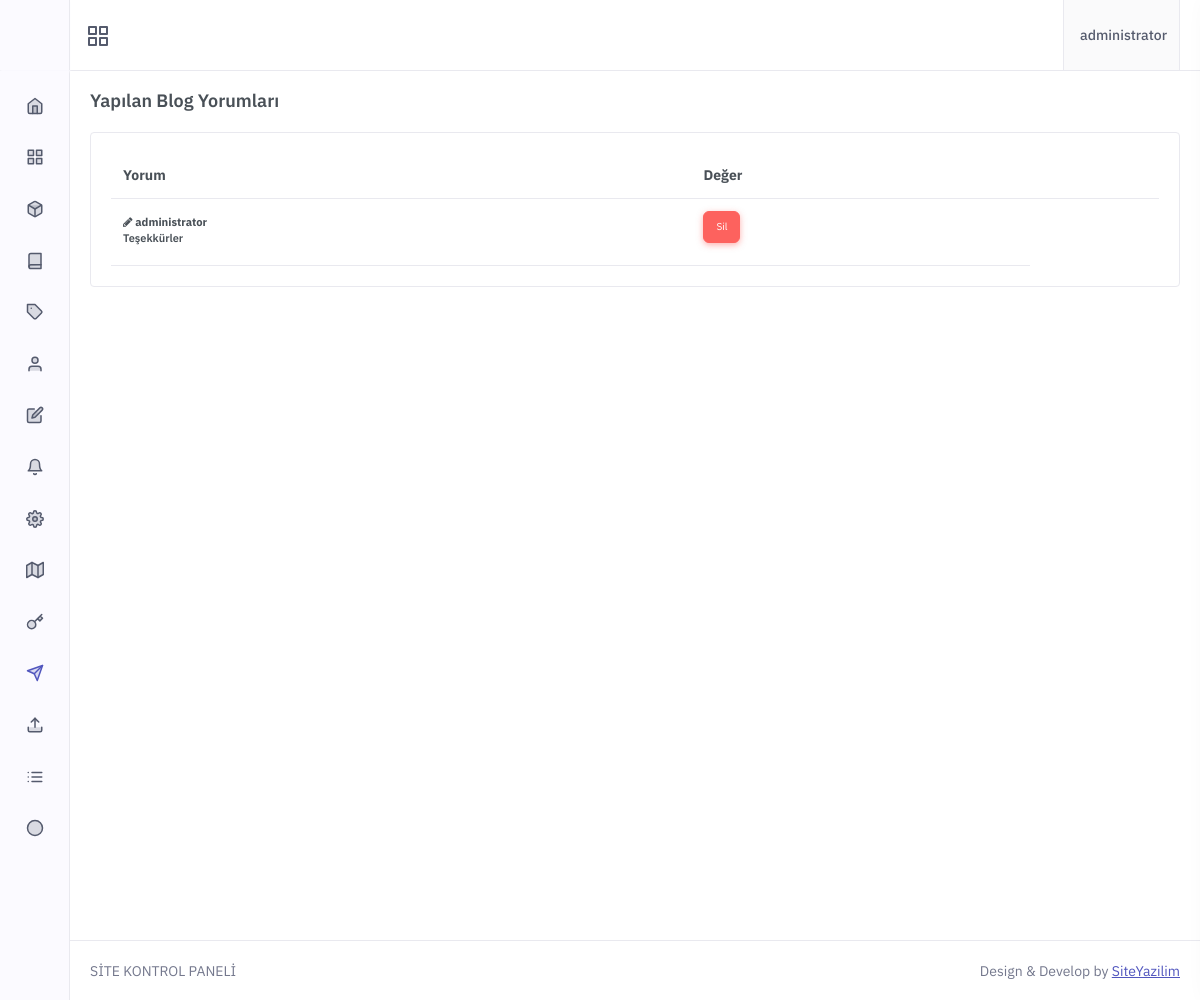
The page /Dosyalar/admin/b-yorumlar.php (signed in) on the database its author committed.
### tables this page shows
CREATE TABLE `uyeler` (
  `id` int(11) NOT NULL,
  `email` varchar(255) NOT NULL,
  `username` varchar(255) NOT NULL,
  `pass` varchar(255) NOT NULL,
  `telefon` varchar(50) NOT NULL,
  `yetki` enum('1','2') NOT NULL DEFAULT '1',
  `bakiye` decimal(20,2) NOT NULL DEFAULT 0.00,
  `tarih` datetime NOT NULL
);

CREATE TABLE `blog_yorumlar` (
  `id` int(11) NOT NULL,
  `ticketid` int(11) NOT NULL,
  `userid` varchar(255) NOT NULL,
  `comment` text NOT NULL
);

### Dosyalar/admin/admin-header.php (called while the page is built, shortened)
<?php
 include'../baglan.php' ;
 if (isset($_SESSION["mail"])) {
 $mail  = $_SESSION["mail"];
 $kbilgi= $vt->query("select * from uyeler where email='$mail'")->fetch();
 if ($kbilgi["yetki"]>0) {
 }  else if($kbilgi["yetki"]==0){ header("Location:../logout.php"); } } elseif(!isset($_SESSION["mail"])){header("Location:admin-login.php");}
?>

### Dosyalar/admin/b-yorumlar.php (the view, shortened to what this page needs)
<?php include 'admin-header.php'; if($kbilgi["yetki"] == 2){ ?>
<?php include 'admin-menu.php';?>
            <div class="main-content">
                <div class="page-content">
                    <div class="container-fluid">
                        <div class="row">
                            <div class="col-12">
                                <div class="page-title-box d-sm-flex align-items-center justify-content-between">
                                    <h4 class="mb-sm-0 font-size-18">Yapılan Blog Yorumları</h4>
                                </div>
                            </div>
                        </div>
		  <div class="row">
					            <div class="col-xl-12">
                            <div class="card">
                                <div class="card-body">
                                    <div class="table-responsive">
                                        <table class="table mb-0">
                                            <thead>
                                                <tr>
                                                    <th>Yorum</th>
                                                    <th>Değer</th>
                                                    <th> </th>
                                                </tr>
                                            </thead>
                                            <tbody>
	<?php $yorumlar  = $vt->query("select * from blog_yorumlar Order By id DESC")->fetchAll(PDO::FETCH_ASSOC); foreach ($yorumlar as $yorumlar) {  ?>
                                                <tr>
                                                    <td><small><b><i class="fa fa-pencil"></i> <?php
		  if ($yorumlar["userid"]==$userid) {echo $kbilgi["username"];}
                     else{
                       $kullaniciID = $yorumlar["userid"];
                       $kullanicibul  = $vt->query("select * from uyeler where id='$kullaniciID' ")->fetch();
					 }
					 echo $kullanicibul["username"];
					 ?></b></small>
                      <h6 style="font-size:11px;"><?php echo $yorumlar["comment"] ?></h6></td>
                                                    <td>
													<a style="border-radius:6px;  font-size:10px;" class="btn btn-danger" href="?id=<?php echo $yorumlar["id"] ?>&sil=ok">
			<font color="white">Sil</font>
			</a>
										</td>
                                                </tr>
 <?php } ?>
                                            </tbody>
                                        </table>
                                    </div>
                                </div>
                            </div>
                        </div>
				      </div>
                    </div>
                </div>
<?php include 'admin-footer.php'; } ?>

### Dosyalar/admin/admin-menu.php (shortened to what this page needs)
<!doctype html>
<html lang="tr">
    <head>
        <link href="../epin/admin/vs.css" rel="stylesheet" type="text/css" />
        <link rel="stylesheet" href="../epin/admin/pre.css" type="text/css" />
        <link href="../epin/admin/bootstrap.css" id="bootstrap-style" rel="stylesheet" type="text/css" />
        <link href="../epin/admin/icon.css" rel="stylesheet" type="text/css" />
		<link href="../epin/admin/all.css" rel="stylesheet" type="text/css" />
        <link href="../epin/admin/app.css" id="app-style" rel="stylesheet" type="text/css" />
		<link href="../epin/admin/font-awesome-4.1.0/css/font-awesome.min.css" rel="stylesheet" type="text/css">
    </head>
    <body>
        <div id="layout-wrapper">
            <header id="page-topbar">
                <div class="navbar-header">
                    <div class="d-flex">
                        <div class="navbar-brand-box">
                        </div>
                        <button type="button" class="btn btn-sm px-3 font-size-16 header-item" id="vertical-menu-btn">
                        </button>
                    </div>
                    <div class="d-flex">
                        <div class="dropdown d-inline-block">
                            <button type="button" class="btn header-item bg-soft-light border-start border-end" id="page-header-user-dropdown"
                            data-bs-toggle="dropdown" aria-haspopup="true" aria-expanded="false">
                                <span class="d-none d-xl-inline-block ms-1 fw-medium"><?php echo $kbilgi["username"];?></span>
                            </button>
                        </div>
                    </div>
                </div>
            </header>
            <div class="vertical-menu">
                <div data-simplebar class="h-100">
                    <div id="sidebar-menu">
                        <ul class="metismenu list-unstyled" id="side-menu">
                            <li>
                                <a href="index.php">
                                    <i data-feather="home"></i>
                                </a>
                            </li>
                            <li>
                                <a href="javascript: void(0);">
                                    <i data-feather="grid"></i>
                                </a>
                            </li>
                            <li>
                                <a href="javascript: void(0);">
                                    <i data-feather="box"></i>
                                </a>
                            </li>
                            <li>
                                <a href="javascript: void(0);">
                                    <i data-feather="book"></i>
                                </a>
                            </li>
					       <li>
                                <a href="a-siparisler.php">
                                    <i data-feather="tag"></i>
                                </a>
                            </li>
     <li>
                                <a href="a-uyeler.php">
                                    <i data-feather="user"></i>
                                </a>
                            </li>
     <li>
                                <a href="destek.php">
                                    <i data-feather="edit"></i>
                                </a>
                            </li>
     <li>
                                <a href="bildirimler.php">
                                    <i data-feather="bell"></i>
                                </a>
                            </li>
						         <li>
                                <a href="a-ayarlar.php">
                                    <i data-feather="settings"></i>
                                </a>
                            </li>
        <li>
                                <a href="sidebar-ekle.php">
                                    <i data-feather="map"></i>
                                </a>
                            </li>
						         <li>
                                <a href="kupon.php">
                                    <i data-feather="key"></i>
                                </a>
                            </li>
							     <li>
                                <a href="b-yorumlar.php">
                                    <i data-feather="send"></i>
                                </a>
                            </li>
							       <li>
                                <a href="dosya-yukle.php">
                                    <i data-feather="upload"></i>
                                </a>
                            </li>
					           <li>
                                <a href="banka.php">
                                    <i data-feather="list"></i>
                                </a>
                            </li>
           <li>
                                <a href="a-yuklemeler.php">
                                    <i data-feather="circle"></i>
                                </a>
                            </li>
                        </ul>
                    </div>
                </div>
            </div>

### rows shown on the page
uyeler: username "administrator"
blog_yorumlar: userid.username "administrator", comment "Teşekkürler"
